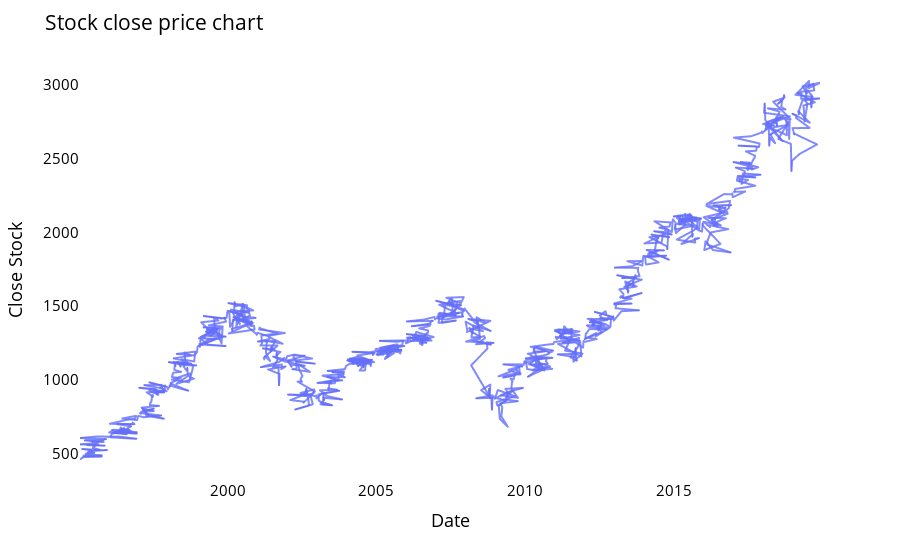

Notebook cell for this chart:
### Code cell
fig = px.line(closedf, x=closedf.Date, y=closedf.Prix,labels={'Date':'Date','Prix':'Close Stock'})
fig.update_traces(marker_line_width=2, opacity=0.8)
fig.update_layout(title_text='Stock close price chart', plot_bgcolor='white', font_size=15, font_color='black')
fig.update_xaxes(showgrid=False)
fig.update_yaxes(showgrid=False)
fig.show()

### Figure 1 — Plotly figure (JSON) as saved in the notebook; plotly's stock layout.template omitted (floating-point values rounded to 4 significant figures; data arrays with more than 128 entries replaced by an {"elided": "..."} marker saying what was removed)
{"data": [{"hovertemplate": "Date=%{x}<br>Close Stock=%{y}<extra></extra>", "legendgroup": "", "line": {"color": "#636efa", "dash": "solid"}, "marker": {"line": {"width": 2}, "symbol": "circle"}, "mode": "lines", "name": "", "opacity": 0.8, "showlegend": false, "type": "scattergl", "x": {"elided": "1291 str values"}, "xaxis": "x", "y": {"elided": "1291 float values"}, "yaxis": "y"}], "layout": {"autosize": true, "font": {"color": "black", "size": 15}, "legend": {"tracegroupgap": 0}, "margin": {"t": 60}, "plot_bgcolor": "white", "title": {"text": "Stock close price chart"}, "xaxis": {"anchor": "y", "autorange": true, "domain": [0, 1], "range": ["1995-01-09", "2019-12-07"], "showgrid": false, "title": {"text": "Date"}, "type": "date"}, "yaxis": {"anchor": "x", "autorange": true, "domain": [0, 1], "range": [322.5, 3168.0], "showgrid": false, "title": {"text": "Close Stock"}, "type": "linear"}}}
